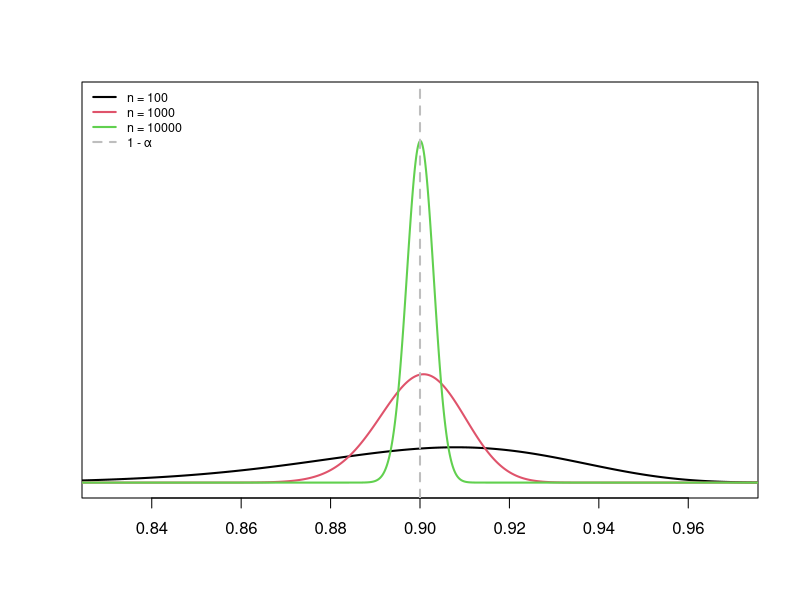

The R script that drew this image:
setwd("C:/Users/39327/Desktop/Uni/Tesi/R scripts")

coverage_dist <- function(alpha, n) {
    x <- seq(0, 1, length = 100000)
    for (i in 1:length(n)) {
        l <- (n[i] + 1) * alpha
        shape1 <- n[i] + 1 - l
        shape2 <- l
        if (i == 1) {
            plot(x, dbeta(x, shape1, shape2), type = "l", lwd = 2, col = i,
                 xlim = c(0.83, 0.97), ylim = c(0, 150), yaxt = "n",
                 ylab = "", xlab = "")
        }
        else {
            lines(x, dbeta(x, shape1, shape2), type = "l", lwd = 2, col = i)
        }
    }
    abline(v = 1 - alpha, lwd = 2, lty = "dashed", col = "gray")
}
n <- c(100, 1000, 10000)
coverage_dist(0.1, n)
legend("topleft", legend = c("n = 100", "n = 1000", "n = 10000", "1 - α"),
       col = c(1:3, "gray"), lwd = 2, lty = c(rep(1, 3), 2), cex = 0.75,
       bty = "n")
